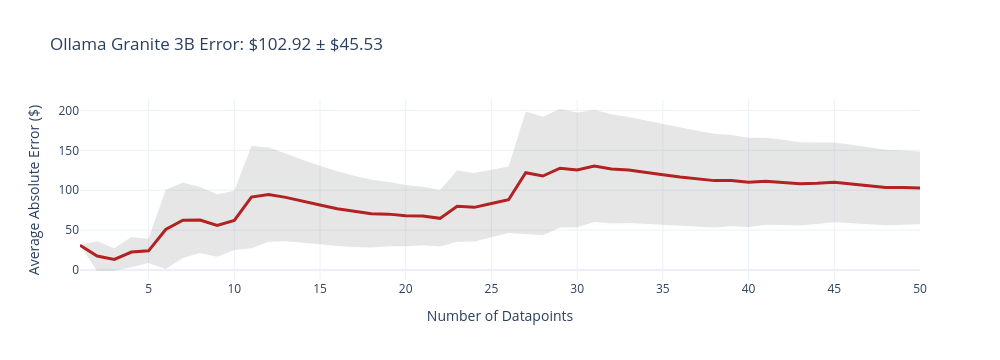
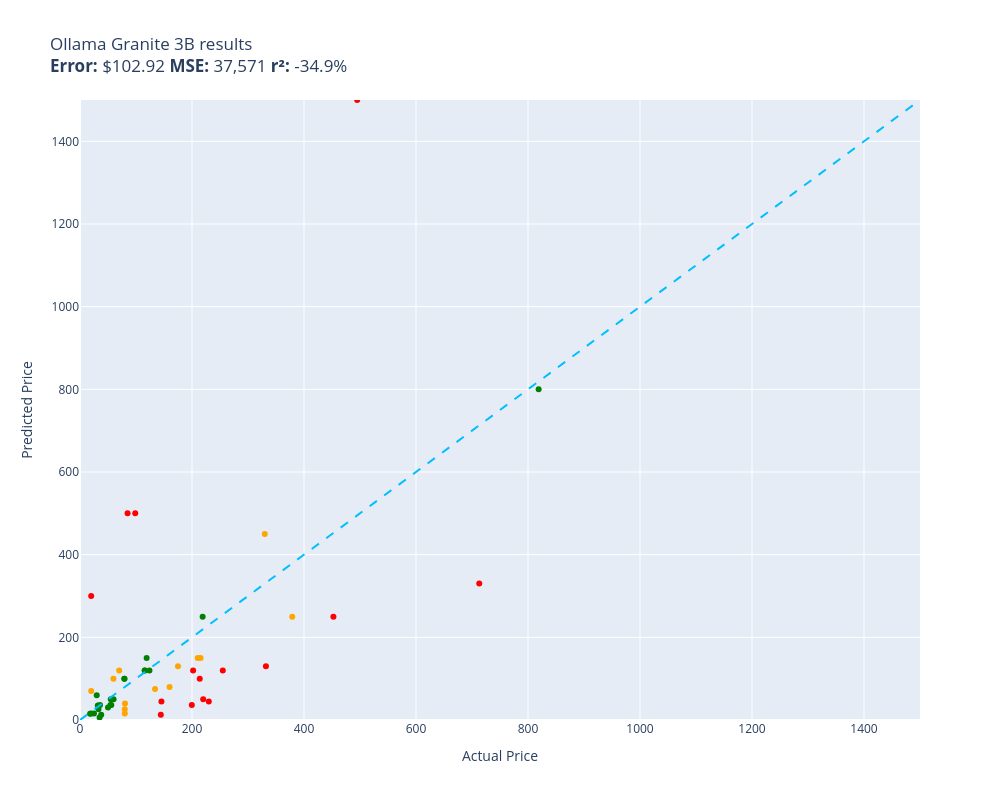

The cell these charts' notebook holds for them, in order:
### Code cell
evaluate(ollama_granite_3b, test, size=50, workers=1)

### Figure 1 — Plotly figure (JSON) as saved in the notebook; plotly's stock layout.template omitted (floating-point values rounded to 4 significant figures)
{"data": [{"fill": "toself", "fillcolor": "rgba(128,128,128,0.2)", "hoverinfo": "skip", "line": {"color": "rgba(255,255,255,0)"}, "name": "95% CI", "showlegend": false, "type": "scatter", "x": [1, 2, 3, 4, 5, 6, 7, 8, 9, 10, 11, 12, 13, 14, 15, 16, 17, 18, 19, 20, 21, 22, 23, 24, 25, 26, 27, 28, 29, 30, 31, 32, 33, 34, 35, 36, 37, 38, 39, 40, 41, 42, 43, 44, 45, 46, 47, 48, 49, 50, 50, 49, 48, 47, 46, 45, 44, 43, 42, 41, 40, 39, 38, 37, 36, 35, 34, 33, 32, 31, 30, 29, 28, 27, 26, 25, 24, 23, 22, 21, 20, 19, 18, 17, 16, 15, 14, 13, 12, 11, 10, 9, 8, 7, 6, 5, 4, 3, 2, 1], "y": [30.99, 36.2, 27.47, 41.34, 39.34, 100.5, 109.8, 104.2, 94.82, 99.33, 155.5, 153.6, 146.0, 137.8, 130.7, 123.8, 118.2, 113.1, 110.3, 106.5, 104.3, 100.2, 124.7, 121.5, 125.8, 129.7, 198.7, 192.1, 201.8, 197.3, 200.6, 195.1, 191.6, 187.4, 182.5, 178.2, 174.6, 170.7, 169.3, 165.8, 165.8, 163.2, 160.2, 159.7, 160.0, 156.9, 153.8, 150.8, 149.8, 148.4, 57.39, 56.9, 55.99, 57.3, 58.68, 59.97, 57.54, 55.76, 56.52, 56.65, 54.04, 54.95, 53.4, 54.51, 55.04, 56.31, 58.18, 58.9, 58.31, 60.26, 53.62, 53.39, 43.48, 45.4, 46.46, 41.2, 35.62, 35.3, 29.38, 31.05, 29.66, 29.78, 28.11, 28.99, 29.98, 32.41, 33.98, 36.19, 35.46, 27.27, 25.09, 16.73, 21.23, 14.94, 1.184, 8.712, 3.651, -0.8258, -1.196, 30.99]}, {"customdata": [[0], [18.7], [14.15], [18.84], [15.31], [49.67], [47.41], [41.49], [39.04], [37.12], [64.1], [59.05], [54.89], [51.91], [49.14], [46.91], [44.59], [42.5], [40.27], [38.44], [36.62], [35.39], [44.7], [42.93], [42.29], [41.61], [76.63], [74.33], [74.2], [71.84], [70.19], [68.38], [66.36], [64.59], [63.09], [61.57], [60.04], [58.66], [57.15], [55.88], [54.58], [53.34], [52.23], [51.06], [49.99], [49.09], [48.24], [47.42], [46.45], [45.53]], "hovertemplate": "n=%{x}<br>Avg Error=$%{y:,.2f}<br>±95% CI=$%{customdata[0]:,.2f}<extra></extra>", "line": {"color": "firebrick", "width": 3}, "mode": "lines", "name": "Cumulative Avg Error", "type": "scatter", "x": [1, 2, 3, 4, 5, 6, 7, 8, 9, 10, 11, 12, 13, 14, 15, 16, 17, 18, 19, 20, 21, 22, 23, 24, 25, 26, 27, 28, 29, 30, 31, 32, 33, 34, 35, 36, 37, 38, 39, 40, 41, 42, 43, 44, 45, 46, 47, 48, 49, 50], "y": [30.99, 17.5, 13.32, 22.5, 24.02, 50.85, 62.34, 62.72, 55.78, 62.21, 91.37, 94.51, 91.09, 85.89, 81.55, 76.89, 73.58, 70.6, 70.06, 68.1, 67.67, 64.78, 80.01, 78.55, 83.49, 88.06, 122.0, 117.8, 127.6, 125.5, 130.5, 126.7, 125.3, 122.8, 119.4, 116.6, 114.5, 112.1, 112.1, 109.9, 111.2, 109.9, 108.0, 108.6, 110.0, 107.8, 105.5, 103.4, 103.3, 102.9]}], "layout": {"height": 360, "showlegend": false, "title": {"text": "Ollama Granite 3B Error: $102.92 ± $45.53"}, "width": 1000, "xaxis": {"title": {"text": "Number of Datapoints"}}, "yaxis": {"title": {"text": "Average Absolute Error ($)"}}}}

### Figure 2 — Plotly figure (JSON) as saved in the notebook; plotly's stock layout.template omitted (floating-point values rounded to 4 significant figures)
{"data": [{"customdata": [["Old Blood Noise Excess V2 Distortion Cho...\nGuess=$249.99 Actual=$219.00"], ["telpo Headlight Assembly Fit For 15 Camr...\nGuess=$120.00 Actual=$115.99"], ["NewPower99 Battery Kit for Samsung Galax...\nGuess=$49.99 Actual=$54.95"], ["Stand for Raven Pro Document Scanner - P...\nGuess=$59.99 Actual=$29.85"], ["8544771 Dryer Heating Element, 279816 Th...\nGuess=$35.99 Actual=$35.74"], ["Innovative Percussion CB-6 Chamois Bass ...\nGuess=$35.99 Actual=$54.32"], ["Panasonic KX-TG6511B DECT 6.0 PLUS Expan...\nGuess=$100.00 Actual=$79.20"], ["LOVE MEI Galaxy S10 Lite Case, Military ...\nGuess=$25.99 Actual=$32.98"], ["GJY Portable TV,10.6 inch Mini TV for AT...\nGuess=$100.00 Actual=$79.36"], ["LD Products Compatible Toner Cartridge R...\nGuess=$29.99 Actual=$49.98"], ["PEMP E65 E66 CDC Simulate Optical Fiber ...\nGuess=$150.00 Actual=$119.00"], ["CORSAIR Dominator Platinum RGB 32GB (2x1...\nGuess=$119.99 Actual=$124.00"], ["June Garden 12\" Sweet Dolly Charlotte - ...\nGuess=$15.99 Actual=$19.99"], ["Deco Mount Pro Tripod Microphone Stand w...\nGuess=$50.00 Actual=$59.95"], ["Scranton & Co 3 Drawer Mobile File Cabin...\nGuess=$120.00 Actual=$115.35"], ["Canon EOS Rebel T7 Digital SLR Camera wi...\nGuess=$800.00 Actual=$819.00"], ["Task T24287 Roman Ogee Router Bit with 1...\nGuess=$35.99 Actual=$55.88"], ["Southwire 120V/15A Right Angle User Atta...\nGuess=$12.99 Actual=$37.87"], ["Mylites+ Standard Comic Book Mylar Sleev...\nGuess=$5.99 Actual=$34.99"], ["DALDED LED Light Kit for Lego Sonic Gree...\nGuess=$15.99 Actual=$24.99"], ["152MM Hole Saws M42 Bi-Metal High Speed ...\nGuess=$15.00 Actual=$17.99"], ["Baseball Backpacks Large 18 Inch Bookbag...\nGuess=$35.00 Actual=$31.77"]], "hovertemplate": "%{customdata[0]}<extra></extra>", "legendgroup": "green", "marker": {"color": "green", "size": 6, "symbol": "circle"}, "mode": "markers", "name": "green", "orientation": "v", "showlegend": true, "type": "scatter", "x": [219.0, 116.0, 54.95, 29.85, 35.74, 54.32, 79.2, 32.98, 79.36, 49.98, 119.0, 124.0, 19.99, 59.95, 115.3, 819.0, 55.88, 37.87, 34.99, 24.99, 17.99, 31.77], "xaxis": "x", "y": [250.0, 120.0, 49.99, 59.99, 35.99, 35.99, 100.0, 25.99, 100.0, 29.99, 150.0, 120.0, 15.99, 50.0, 120.0, 800.0, 35.99, 12.99, 5.99, 15.99, 15.0, 35.0], "yaxis": "y"}, {"customdata": [["EXMAX NG-10X Fresnel Lens Focusing Adapt...\nGuess=$120.00 Actual=$69.98"], ["ACDelco GM Original Equipment FW339 Fron...\nGuess=$150.00 Actual=$215.33"], ["Pump Head TBVECHI 175PSI 4KW 5.5HP 21CFM...\nGuess=$450.00 Actual=$329.90"], ["Metabo HPT 36V MultiVolt™ Cordless Rotar...\nGuess=$249.99 Actual=$379.00"], ["46mm Digital Pro High-Resolution Close-U...\nGuess=$69.99 Actual=$19.99"], ["APS iBoard 6-inch Aluminum (Black Powder...\nGuess=$150.00 Actual=$210.23"], ["Intermatic PX300 12V 300W Transformer wi...\nGuess=$75.00 Actual=$134.00"], ["SKB iSeries 3i-13096-6KP Case for BlackM...\nGuess=$129.99 Actual=$174.99"], ["Clementoni 39132.5 Jigsaw Puzzle 1,000 P...\nGuess=$15.99 Actual=$79.95"], ["GanFindX Portable Car Hand Controls for ...\nGuess=$79.99 Actual=$159.90"], ["KOMPUTERBAY 4GB 2X 2GB DDR2 1066MHz PC2-...\nGuess=$39.99 Actual=$80.34"], ["Evergreen HSHB2005 Cylinder Head Gasket ...\nGuess=$100.00 Actual=$59.69"], ["15\" Locking Shower Head Extension Arm in...\nGuess=$25.99 Actual=$79.95"]], "hovertemplate": "%{customdata[0]}<extra></extra>", "legendgroup": "orange", "marker": {"color": "orange", "size": 6, "symbol": "circle"}, "mode": "markers", "name": "orange", "orientation": "v", "showlegend": true, "type": "scatter", "x": [69.98, 215.3, 329.9, 379.0, 19.99, 210.2, 134.0, 175.0, 79.95, 159.9, 80.34, 59.69, 79.95], "xaxis": "x", "y": [120.0, 150.0, 450.0, 250.0, 69.99, 150.0, 75.0, 130.0, 15.99, 79.99, 39.99, 100.0, 25.99], "yaxis": "y"}, {"customdata": [["RBC12-UPC Replacement Battery Cartridge ...\nGuess=$45.00 Actual=$229.99"], ["SuppliesOutlet Compatible Toner Cartridg...\nGuess=$12.99 Actual=$144.29"], ["Bam France 2002XL Contoured Hightech Bla...\nGuess=$329.99 Actual=$713.00"], ["HK SYSTEMS 13\" Heavy Duty Black \"Push\" O...\nGuess=$500.00 Actual=$84.95"], ["Bam Trekking 3027SB Single Black Clarine...\nGuess=$129.99 Actual=$332.00"], ["DEWALT 20V MAX* XR Impact Driver with Bl...\nGuess=$250.00 Actual=$452.53"], ["Mini PC, Kinupute Desktop Computer E3-12...\nGuess=$1,500.00 Actual=$495.00"], ["Aolemi Oil Rubbed Bronze Single Function...\nGuess=$500.00 Actual=$98.65"], ["10GBase-LR SFP+ Transceiver, Handar 10GB...\nGuess=$300.00 Actual=$19.99"], ["Travelpro Platinum Elite Slim Business L...\nGuess=$100.00 Actual=$213.83"], ["JRready ST6313 DT Deutsch Connector Kit,...\nGuess=$35.99 Actual=$199.68"], ["Tidal Front + Rear Fender Flares 4PC Poc...\nGuess=$120.00 Actual=$254.99"], ["Dakota Alert MURS Alert Probe Sensor - M...\nGuess=$50.00 Actual=$219.99"], ["Wenger City Upgrade Laptop Backpack with...\nGuess=$45.00 Actual=$145.42"], ["AUTOFREE LED Tail Lights Assembly Compat...\nGuess=$120.00 Actual=$201.99"]], "hovertemplate": "%{customdata[0]}<extra></extra>", "legendgroup": "red", "marker": {"color": "red", "size": 6, "symbol": "circle"}, "mode": "markers", "name": "red", "orientation": "v", "showlegend": true, "type": "scatter", "x": [230.0, 144.3, 713.0, 84.95, 332.0, 452.5, 495.0, 98.65, 19.99, 213.8, 199.7, 255.0, 220.0, 145.4, 202.0], "xaxis": "x", "y": [45.0, 12.99, 330.0, 500.0, 130.0, 250.0, 1500.0, 500.0, 300.0, 100.0, 35.99, 120.0, 50.0, 45.0, 120.0], "yaxis": "y"}, {"hoverinfo": "skip", "line": {"color": "deepskyblue", "dash": "dash", "width": 2}, "mode": "lines", "name": "y = x", "showlegend": false, "type": "scatter", "x": [0, 1500], "y": [0, 1500]}], "layout": {"height": 800, "legend": {"title": {"text": "color"}, "tracegroupgap": 0}, "showlegend": false, "title": {"text": "Ollama Granite 3B results<br><b>Error:</b> $102.92 <b>MSE:</b> 37,571 <b>r²:</b> -34.9%"}, "width": 1000, "xaxis": {"anchor": "y", "domain": [0, 1], "range": [0, 1500], "title": {"text": "Actual Price"}}, "yaxis": {"anchor": "x", "domain": [0, 1], "range": [0, 1500], "title": {"text": "Predicted Price"}}}}
